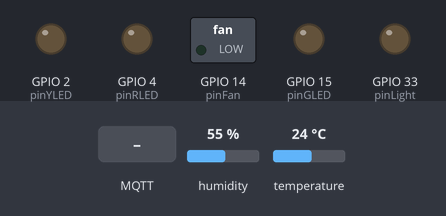
Simulated run of this sketch. Board: ESP32. Shown: switched loads named in the sketch (green lamp = pin HIGH), output pins drawn as LEDs (lit = HIGH). Inputs (shaded band) come from the test bench; at power-on: humidity 55 %, temperature 24 °C. WiFi joins after 1.5 s; servers stay silent unless stated; random numbers use the default seed unless the sketch sets one; no MQTT or app messages arrive unless stated; what the sketch prints to the serial monitor is not drawn.

Above: at 2.7 s.
2.8 s: MQTT message "1" arrives on the first subscribed topic
At 3.9 s:
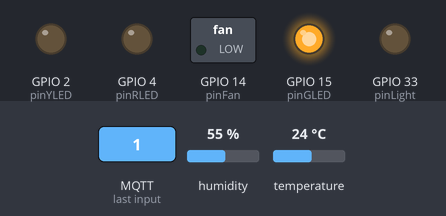
4.3 s: MQTT message "1" arrives on the second subscribed topic
At 5.3 s:
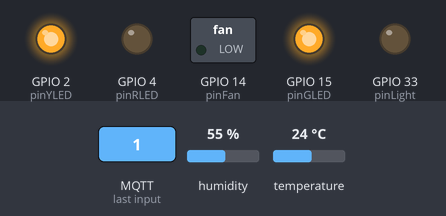
5.8 s: MQTT message "1" arrives on the third subscribed topic
At 6.8 s:
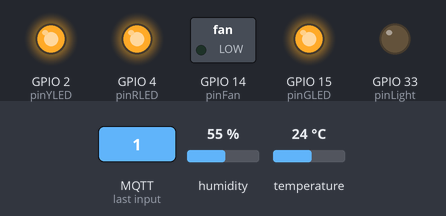
7.3 s: MQTT message "0" arrives on the first subscribed topic
At 8.2 s:
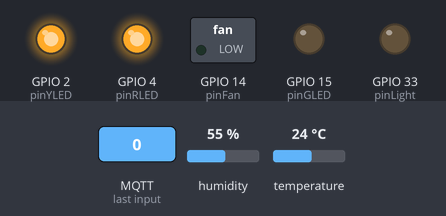
8.8 s: MQTT message "0" arrives on the second subscribed topic
At 9.7 s:
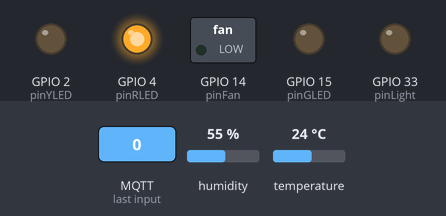
10.3 s: MQTT message "0" arrives on the third subscribed topic
At 11.5 s:
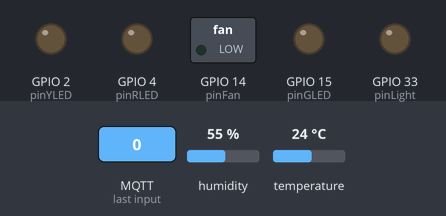
Timing chart, 0 to 12.8 s (numbered marks = the images above; inputs shaded):
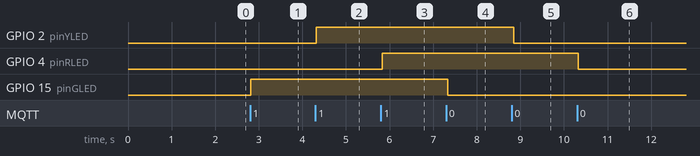

Measured:
- after the input at 2.8 s, GPIO 15 (pinGLED): LOW → HIGH at once
- after the input at 4.3 s, GPIO 2 (pinYLED): LOW → HIGH at once
- after the input at 5.8 s, GPIO 4 (pinRLED): LOW → HIGH at once
- after the input at 7.3 s, GPIO 15 (pinGLED): HIGH → LOW at once
- after the input at 8.8 s, GPIO 2 (pinYLED): HIGH → LOW after 0.05 s
- after the input at 10.3 s, GPIO 4 (pinRLED): HIGH → LOW at once

The sketch:

18_MQTT.ino
```cpp
#include <WiFi.h>
#include <PubSubClient.h> //請先安裝PubSubClient程式庫
#include <SimpleDHT.h>
// ------ 以下修改成你自己的WiFi帳號密碼 ------
char ssid[] = "C220MIS";
char password[] = "misc220c220";

//------ 以下修改成你腳位 ------
int pinDHT11 = 13;//DHT11
SimpleDHT11 dht11(pinDHT11);
int pinGLED = 15;//綠色LED
int pinYLED = 2;
int pinRLED = 4;
int pinLight = 33;
int pinFan = 14;

// ------ 以下修改成你MQTT設定 ------
char* MQTTServer = "mqttgo.io";//免註冊MQTT伺服器
int MQTTPort = 1883;//MQTT Port
char* MQTTUser = "";//不須帳密
char* MQTTPassword = "";//不須帳密
//推播主題1:推播溫度(記得改Topic)
char* MQTTPubTopic1 = "Godzilla/class205/temp";
//推播主題2:推播濕度(記得改Topic)
char* MQTTPubTopic2 = "Godzilla/class205/humi";
//訂閱主題1:改變LED燈號(記得改Topic)
char* MQTTSubTopic1 = "Godzilla/class205/Gled";
char* MQTTSubTopic2 = "Godzilla/class205/Yled";
char* MQTTSubTopic3 = "Godzilla/class205/Rled";
char* MQTTvalue = "Godzilla/class205/value"; //光敏電阻
char* MQTTFan = "Godzilla/class205/Fan";

long MQTTLastPublishTime;//此變數用來記錄推播時間
long MQTTPublishInterval = 10000;//每10秒推撥一次
WiFiClient WifiClient;
PubSubClient MQTTClient(WifiClient);

void setup() {
  Serial.begin(115200);
  pinMode(pinLight, OUTPUT);
  pinMode(pinGLED, OUTPUT);//綠色LED燈
  pinMode(pinYLED, OUTPUT);
  pinMode(pinRLED, OUTPUT);
  pinMode(pinFan, OUTPUT);

  //開始WiFi連線
  WifiConnecte();

  //開始MQTT連線
  MQTTConnecte();
}

void loop() {
  //如果WiFi連線中斷，則重啟WiFi連線
  if (WiFi.status() != WL_CONNECTED) WifiConnecte();

  //如果MQTT連線中斷，則重啟MQTT連線
  if (!MQTTClient.connected())  MQTTConnecte();

  //如果距離上次傳輸已經超過10秒，則Publish溫溼度
  if ((millis() - MQTTLastPublishTime) >= MQTTPublishInterval ) {
    //讀取溫濕度
    byte temperature = 0;
    byte humidity = 0;
    ReadDHT(&temperature, &humidity);

    int value = analogRead(pinLight);
    value = map(value,0,4095,100,0);
    Serial.print((int)value);
    Serial.println(" %");

    // ------ 將DHT11溫度送到MQTT主題 ------
    MQTTClient.publish(MQTTPubTopic1, String(temperature).c_str());
    MQTTClient.publish(MQTTPubTopic2, String(humidity).c_str());
    MQTTClient.publish(MQTTvalue, String(value).c_str());
    Serial.println("溫溼度已推播到MQTT Broker");
    MQTTLastPublishTime = millis(); //更新最後傳輸時間
  }
  MQTTClient.loop();//更新訂閱狀態
  delay(50);
}

//讀取DHT11溫濕度
void ReadDHT(byte *temperature, byte *humidity) {
  int err = SimpleDHTErrSuccess;
  if ((err = dht11.read(temperature, humidity, NULL)) !=
      SimpleDHTErrSuccess) {
    Serial.print("讀取失敗,錯誤訊息=");
    Serial.print(SimpleDHTErrCode(err));
    Serial.print(",");
    Serial.println(SimpleDHTErrDuration(err));
    delay(1000);
    return;
  }
  Serial.print("DHT讀取成功：");
  Serial.print((int)*temperature);
  Serial.print(" *C, ");
  Serial.print((int)*humidity);
  Serial.println(" H");
}

//開始WiFi連線
void WifiConnecte() {
  //開始WiFi連線
  WiFi.begin(ssid, password);
  int tryCount = 0;
  while (WiFi.status() != WL_CONNECTED) {
    delay(500);
    Serial.print(".");
    if (tryCount++ >= 20){
      ESP.restart(); //無法連線則重開機
    }
  }
  Serial.println("WiFi連線成功");
  Serial.print("IP Address:");
  Serial.println(WiFi.localIP());
}

//開始MQTT連線
void MQTTConnecte() {
  MQTTClient.setServer(MQTTServer, MQTTPort);
  MQTTClient.setCallback(MQTTCallback);
  while (!MQTTClient.connected()) {
    //以亂數為ClietID
    String  MQTTClientid = "esp32-" + String(random(1000000, 9999999));
    if (MQTTClient.connect(MQTTClientid.c_str(), MQTTUser, MQTTPassword)) {
      //連結成功，顯示「已連線」。
      Serial.println("MQTT已連線");
      //訂閱SubTopic1主題
      MQTTClient.subscribe(MQTTSubTopic1);
      MQTTClient.subscribe(MQTTSubTopic2);
      MQTTClient.subscribe(MQTTSubTopic3);
      MQTTClient.subscribe(MQTTFan);
    } else {
      //若連線不成功，則顯示錯誤訊息，並重新連線
      Serial.print("MQTT連線失敗,狀態碼=");
      Serial.println(MQTTClient.state());
      Serial.println("五秒後重新連線");
      delay(5000);
    }
  }
}

//接收到訂閱時
void MQTTCallback(char* topic, byte* payload, unsigned int length) {
  Serial.print(topic); Serial.print("訂閱通知:");
  String payloadString;//將接收的payload轉成字串
  //顯示訂閱內容
  for (int i = 0; i < length; i++) {
    payloadString = payloadString + (char)payload[i];
  }
  Serial.println(payloadString);
  //比對主題是否為訂閱主題1
  if (strcmp(topic, MQTTSubTopic1) == 0) {
    Serial.println("改變燈號：" + payloadString);
    if (payloadString == "1") digitalWrite(pinGLED, HIGH);
    if (payloadString == "0") digitalWrite(pinGLED, LOW);
  }
  if (strcmp(topic, MQTTSubTopic2) == 0) {
    Serial.println("改變燈號：" + payloadString);
    if (payloadString == "1") digitalWrite(pinYLED, HIGH);
    if (payloadString == "0") digitalWrite(pinYLED, LOW);
  }
  if (strcmp(topic, MQTTSubTopic3) == 0) {
    Serial.println("改變燈號：" + payloadString);
    if (payloadString == "1") digitalWrite(pinRLED, HIGH);
    if (payloadString == "0") digitalWrite(pinRLED, LOW);
  }
  if (strcmp(topic, MQTTFan) == 0) {
    Serial.println("開啟：" + payloadString);
    if (payloadString == "1") digitalWrite(pinFan, HIGH);
    if (payloadString == "0") digitalWrite(pinFan, LOW);
  }
}
```
